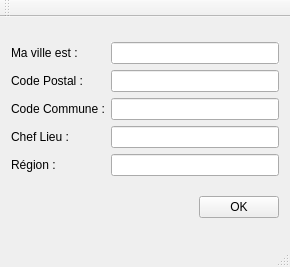
<?xml version="1.0" encoding="UTF-8"?>
<ui version="4.0">
 <class>MainWindow</class>
 <widget class="QMainWindow" name="MainWindow">
  <property name="geometry">
   <rect>
    <x>0</x>
    <y>0</y>
    <width>290</width>
    <height>267</height>
   </rect>
  </property>
  <property name="windowTitle">
   <string>MainWindow</string>
  </property>
  <widget class="QWidget" name="centralWidget">
   <layout class="QHBoxLayout" name="horizontalLayout_3">
    <item>
     <layout class="QVBoxLayout" name="verticalLayout_3">
      <item>
       <layout class="QHBoxLayout" name="horizontalLayout">
        <item>
         <layout class="QVBoxLayout" name="verticalLayout">
          <item>
           <widget class="QLabel" name="labelVille">
            <property name="text">
             <string>Ma ville est : </string>
            </property>
           </widget>
          </item>
          <item>
           <widget class="QLabel" name="labelCodePostale">
            <property name="text">
             <string>Code Postal :</string>
            </property>
           </widget>
          </item>
          <item>
           <widget class="QLabel" name="labelCodeCommune">
            <property name="text">
             <string>Code Commune :</string>
            </property>
           </widget>
          </item>
          <item>
           <widget class="QLabel" name="labelChefLieu">
            <property name="text">
             <string>Chef Lieu :</string>
            </property>
           </widget>
          </item>
          <item>
           <widget class="QLabel" name="labelRegion">
            <property name="text">
             <string>Région :</string>
            </property>
           </widget>
          </item>
         </layout>
        </item>
        <item>
         <layout class="QVBoxLayout" name="verticalLayout_2">
          <item>
           <widget class="QLineEdit" name="lineEditVille">
            <property name="enabled">
             <bool>true</bool>
            </property>
            <property name="focusPolicy">
             <enum>Qt::WheelFocus</enum>
            </property>
            <property name="autoFillBackground">
             <bool>true</bool>
            </property>
            <property name="frame">
             <bool>true</bool>
            </property>
            <property name="dragEnabled">
             <bool>false</bool>
            </property>
            <property name="readOnly">
             <bool>false</bool>
            </property>
            <property name="placeholderText">
             <string/>
            </property>
            <property name="clearButtonEnabled">
             <bool>false</bool>
            </property>
           </widget>
          </item>
          <item>
           <widget class="QLineEdit" name="lineEditCodePostal"/>
          </item>
          <item>
           <widget class="QLineEdit" name="lineEditCodeCommune">
            <property name="frame">
             <bool>true</bool>
            </property>
           </widget>
          </item>
          <item>
           <widget class="QLineEdit" name="lineEditChefLieu"/>
          </item>
          <item>
           <widget class="QLineEdit" name="lineEditRegion"/>
          </item>
         </layout>
        </item>
       </layout>
      </item>
      <item>
       <layout class="QHBoxLayout" name="horizontalLayout_2">
        <item>
         <spacer name="horizontalSpacer">
          <property name="orientation">
           <enum>Qt::Horizontal</enum>
          </property>
          <property name="sizeHint" stdset="0">
           <size>
            <width>40</width>
            <height>20</height>
           </size>
          </property>
         </spacer>
        </item>
        <item>
         <widget class="QPushButton" name="pushButton">
          <property name="text">
           <string>OK</string>
          </property>
         </widget>
        </item>
       </layout>
      </item>
     </layout>
    </item>
   </layout>
  </widget>
  <widget class="QMenuBar" name="menuBar">
   <property name="geometry">
    <rect>
     <x>0</x>
     <y>0</y>
     <width>290</width>
     <height>22</height>
    </rect>
   </property>
  </widget>
  <widget class="QToolBar" name="mainToolBar">
   <attribute name="toolBarArea">
    <enum>TopToolBarArea</enum>
   </attribute>
   <attribute name="toolBarBreak">
    <bool>false</bool>
   </attribute>
  </widget>
  <widget class="QStatusBar" name="statusBar"/>
 </widget>
 <layoutdefault spacing="6" margin="11"/>
 <resources/>
 <connections/>
</ui>
